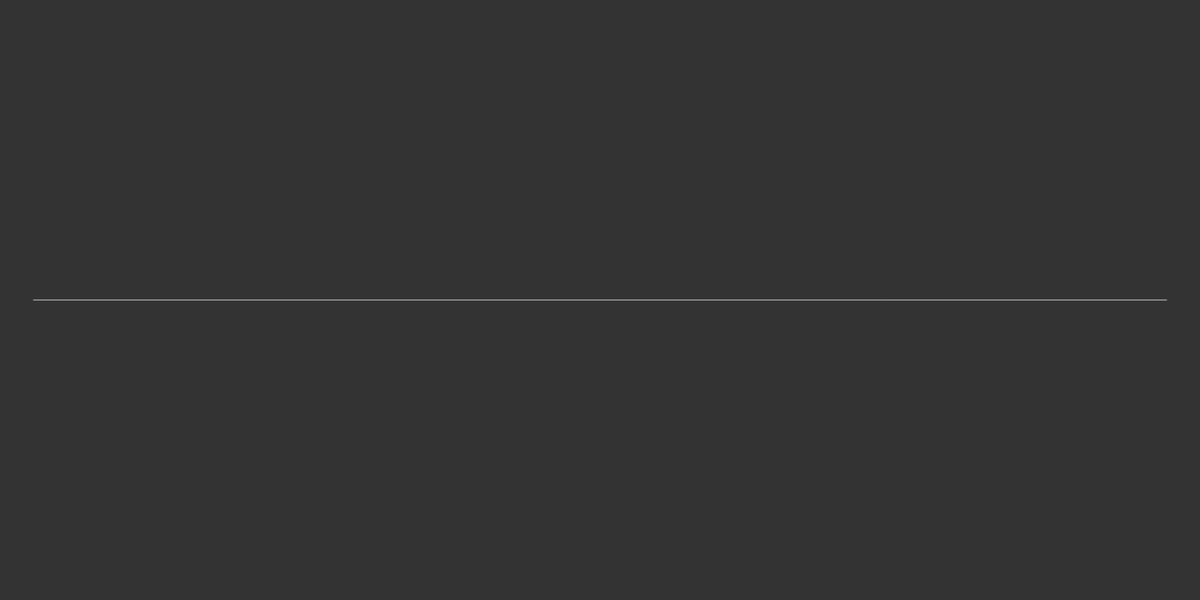
Frame 1 (no input)
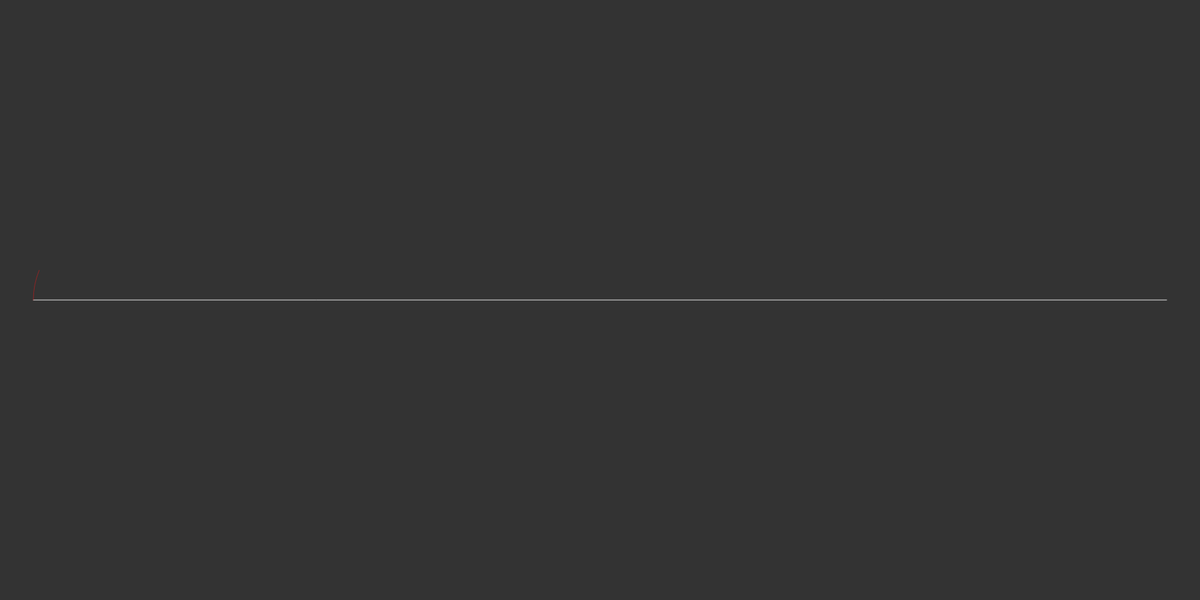
Frame 60 (no input)
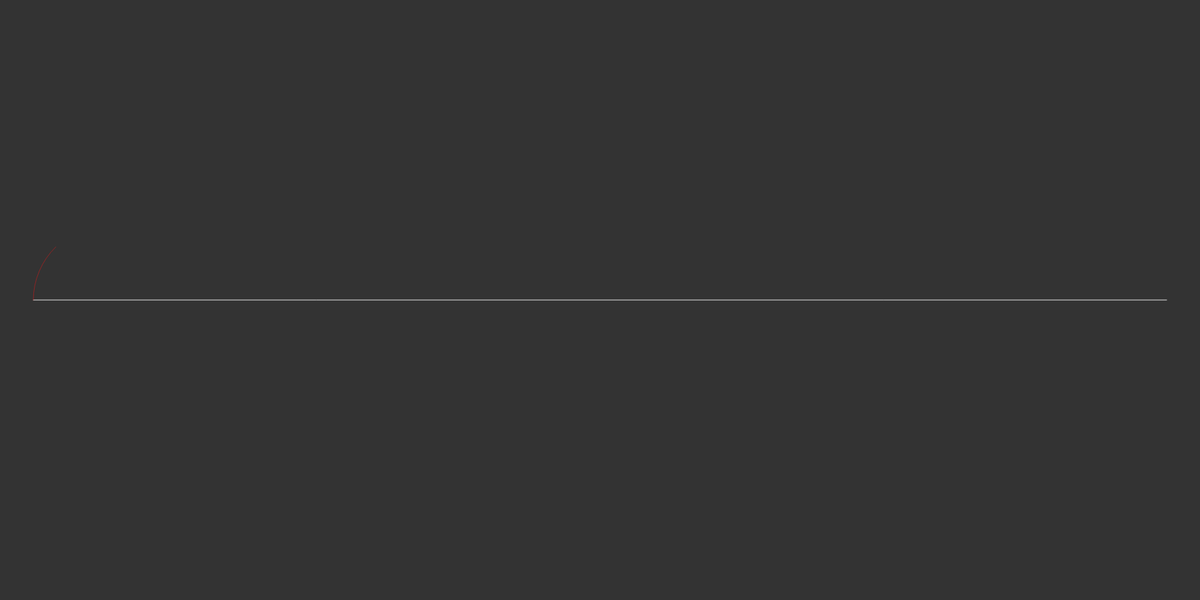
Frame 120 (the mouse pressed at the canvas centre since frame 60)

The p5.js sketch that drew these frames (run headless with seeded random() and noise() and a simulated clock; from frame 60 on, the mouse is pressed at the canvas centre):

// p5.js sketch
// ── sketch.js
var circles = [], slider, s = 250;
function setup(){
    createCanvas(1800, 900);
    colorMode(HSB);
    frameRate(144);
}

function racaman(n){
    let current = 0,
    closedSet = [],
    array = [];
    for(let i = 0; i < n; i++){
        let find = false;
        for(let k = 0; k < closedSet.length; k++){
            if(closedSet[k] == current - i){
                find = true
            }
            if(current - i <= 0){
                find = true
            }
        }
        if(find == false){
            closedSet.push(current - i);
            current = current - i;
            array.push(current);
        } else {
            closedSet.push(current + i);
            current = current + i;
            array.push(current);
        }
    }
    return array;
}

function draw(){
    background(9, 0, 20);
    //s = slider.value();
    if(s > 0.1){
        s /= 1.001
    } else {
        noLoop()
    }
    let rac = [];
    rac = racaman(floor(500 / s));
    let circles = [];
    stroke(9, 0, 90);
    strokeWeight(1)
    line(50, 450, 1750, 450);
    if(circles.length == 0){
        for(let i = 1; i < rac.length; i++){
            let diameter = abs(rac[i] - rac[i - 1]);
            let center;
            if(rac[i - 1] < rac[i]){
                center = rac[i - 1] + (diameter * 0.5);
                circles.push({c: center, d: diameter, f: i % 2, dir: 1});
            } else {
                center = rac[i - 1] - (diameter * 0.5);
                circles.push({c: center, d: diameter, f: i % 2, dir: -1});

            }
        }
    }
    strokeWeight(0.5);
    circles.forEach(circle => {
        noFill()
        stroke(circles.indexOf(circle) % 360, 90, 90);
        //stroke(0, 0, 90);
        if(circles.indexOf(circle) == circles.length - 1){
            if(circle.dir == 1){
                if(circle.f == 1){
                    arc(50 + s * circle.c, 450, circle.d * s, circle.d * s, PI, PI + ((500/s) - floor((500 / s))) * PI);
                } else {
                    arc(50 + s * circle.c, 450, circle.d * s, circle.d * s, PI - ((500/s) - floor((500 / s))) * PI, PI);
                }     
            } else {
                if(circle.f == 1){
                    arc(50 + s * circle.c, 450, circle.d * s, circle.d * s, TWO_PI - PI * ((500/s) - floor((500 / s))), TWO_PI);
                } else {
                    arc(50 + s * circle.c, 450, circle.d * s, circle.d * s, 0, ((500/s) - floor((500 / s))) * PI);
                } 
            }
               
        } else {
            if(circle.f == 1){
                arc(50 + s * circle.c, 450, circle.d * s, circle.d * s, PI, TWO_PI);
            } else {
                arc(50 + s * circle.c, 450, circle.d * s, circle.d * s, 0, PI);
            }    
        }
        
    });
}
